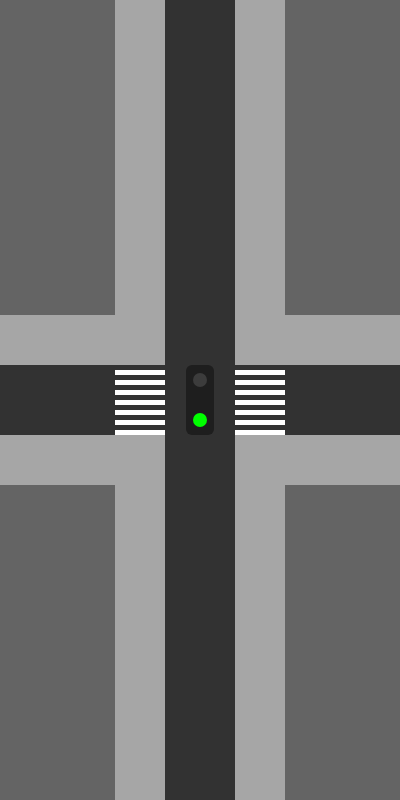
Frame 1 (no input)
Frame 60 (no input): identical to frame 1, image omitted
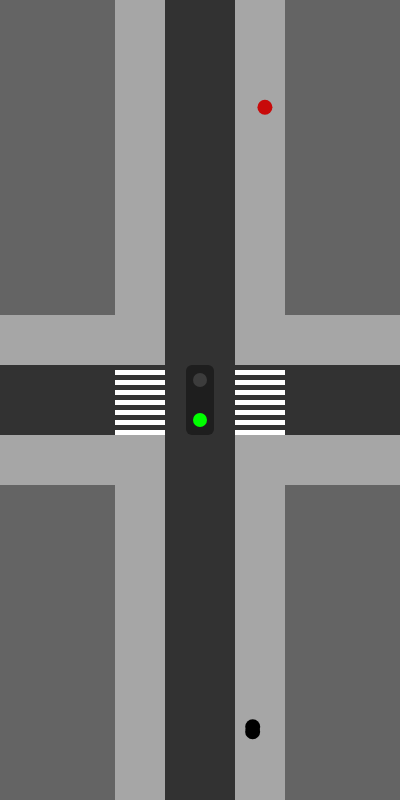
Frame 120 (the mouse pressed at the canvas centre since frame 60)

The p5.js sketch that drew these frames (run headless with seeded random() and noise() and a simulated clock; from frame 60 on, the mouse is pressed at the canvas centre):

// p5.js sketch
// ── sketch.js
let people = [];
let maxPeople = 60;
let spawnChance = 0.05;

// curb (stop) lines
const Y_TOP_CURB = 355;    // for people moving down
const Y_BOTTOM_CURB = 445; // for people moving up

function setup() {
  createCanvas(400, 800);
}

function draw() {
  background(100);

  let isGreen = (frameCount % 600) < 300; // first 300 frames = green
  let isRed   = !isGreen;                 // next 300 frames = red

  // 
  // sidewalks
  noStroke();
  fill(166,166,166);
  rect(115, 0, 50, 800);
  rect(235, 0, 50, 800);
  rect(0, 315, 400, 50);
  rect(0, 435, 400, 50);

  // roads
  fill(50);
  rect(165, 0, 70, 800);
  rect(0, 365, 400, 70);

  // crosswalks
  fill(255);
  for (let y = 370; y <= 430; y += 10) {
    rect(115, y, 50, 5);  // left
    rect(235, y, 50, 5);  // right
  }

  // traffic light at (200, 400)
  drawLight(200, 400, isGreen);

  // Spawning people over time
  if (people.length < maxPeople && random() < spawnChance) {
    people.push(new Person());
  }

  for (let p of people) {
    p.update(isRed);
    p.draw();
  }
}

// Traffic light
function drawLight(cx, cy, isGreen) {
  push();
  rectMode(CENTER);
  noStroke();
  fill(30);
  rect(cx, cy, 28, 70, 6);
  fill(isGreen ? 60 : color(255,0,0));  // red (on when not green)
  circle(cx, cy - 20, 14);
  fill(isGreen ? color(0,255,0) : 60);  // green (on when green)
  circle(cx, cy + 20, 14);
  pop();
}

class Person {
  constructor() {
    // lane: left (x 125–155) or right (x 252–275)
    if (random() < 0.5) this.x = random(125, 155);
    else                this.x = random(252, 275);

    // direction: top→down or bottom→up
    if (random() < 0.5) {
      this.y  = -30;            // start above
      this.vy = random(1, 3);   // go down
    } else {
      this.y  = 830;            // start below
      this.vy = random(-3, -1); // go up
    }

    // 15% red, else black
    this.color = (random() < 0.15) ? color(200,10,10) : color(0);

    this.size = 15;
    this.waiting = false;
  }

  update(isRed) {
    // Check if we should stop at the curb while red
    if (isRed) {
      // in either lane?
      let inLeftLane  = (this.x >= 125 && this.x <= 155);
      let inRightLane = (this.x >= 252 && this.x <= 275);
      let inAnyLane   = inLeftLane || inRightLane;

      // going down → stop at Y_TOP_CURB
      if (this.vy > 0 && inAnyLane && this.y < Y_TOP_CURB && this.y + this.vy >= Y_TOP_CURB) {
        this.y = Y_TOP_CURB;
        this.waiting = true;
      }

      // going up → stop at Y_BOTTOM_CURB
      if (this.vy < 0 && inAnyLane && this.y > Y_BOTTOM_CURB && this.y + this.vy <= Y_BOTTOM_CURB) {
        this.y = Y_BOTTOM_CURB;
        this.waiting = true;
      }
    }

    // If light turned green, resume
    if (this.waiting && !isRed) {
      this.waiting = false;
    }

    // Move only if not waiting
    if (!this.waiting) {
      this.y += this.vy;
    }

    // Respawn when off screen ends
    if (this.y < -30 || this.y > 830) {
      this.respawn();
    }
  }

  respawn() {
    if (random() < 0.5) this.x = random(125, 155);
    else                this.x = random(252, 275);

    // direction
    if (random() < 0.5) {
      this.y  = -30;
      this.vy = random(1, 3);
    } else {
      this.y  = 830;
      this.vy = random(-3, -1);
    }

    // 20% red on respawn
    this.color = (random() < 0.2) ? color(200,10,10) : color(0);

    this.waiting = false;
  }

  draw() {
    noStroke();
    fill(this.color);
    ellipse(this.x, this.y, this.size);
  }
}
